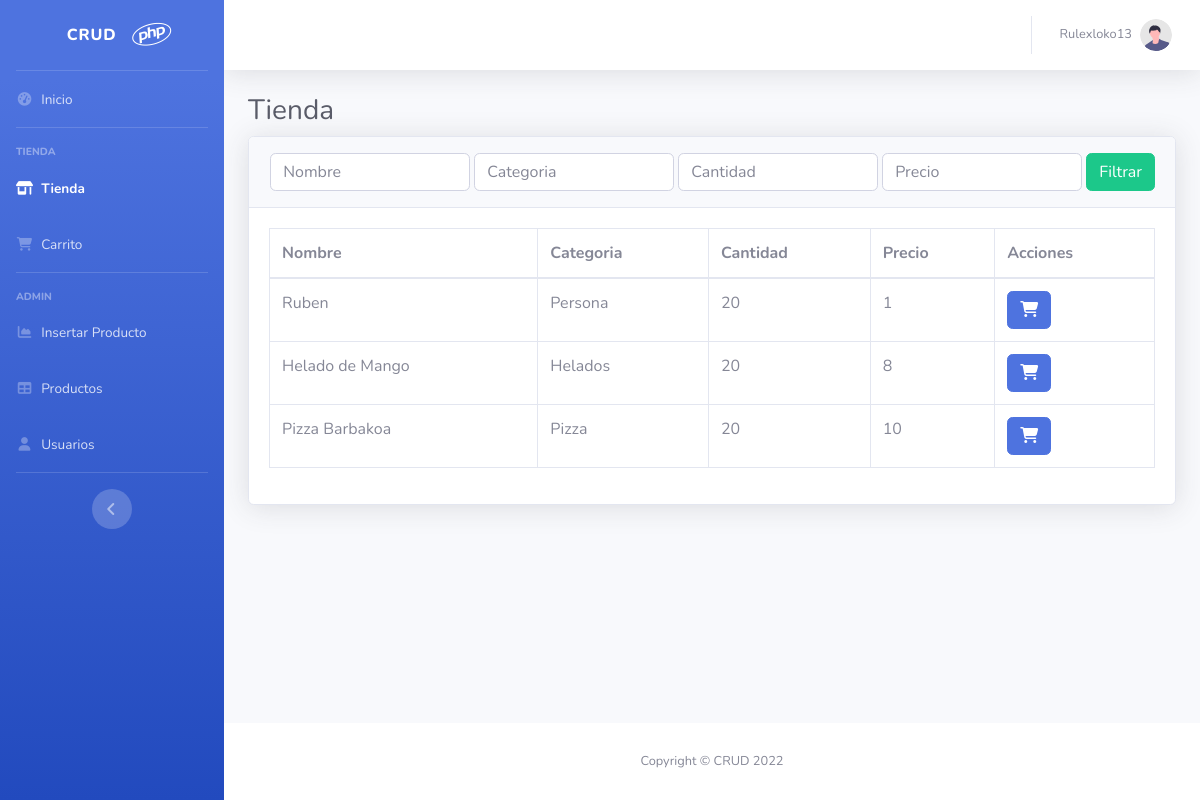
Screenshot of /tienda.php (signed in) with the database file from the repository.
### tables this page shows
CREATE TABLE IF NOT EXISTS `productos` (
  `id` int(11) NOT NULL AUTO_INCREMENT,
  `nombre` varchar(30) NOT NULL,
  `categoria` varchar(30) NOT NULL,
  `cantidad` int(11) NOT NULL,
  `precio` int(11) NOT NULL,
  PRIMARY KEY (`id`)
);

### tienda.php (the view, shortened to what this page needs)
<!DOCTYPE html>
<html lang="en">
<?php
include_once("conexion.php");
    $user = $_SESSION["id_user"];
    $sql = "SELECT * FROM users WHERE id = $user";
    $consulta = mysqli_query($conexion, $sql);
    $fila = $consulta -> fetch_assoc();
    ?>
<head>
    <link rel="stylesheet" href="https://cdn.jsdelivr.net/npm/bootstrap@4.6.2/dist/css/bootstrap.min.css"
>
    <link href="css/sb-admin-2.min.css" rel="stylesheet">
    <link href="vendor/datatables/dataTables.bootstrap4.min.css" rel="stylesheet">
</head>
<body id="page-top">
    <div id="wrapper">
        <ul class="navbar-nav bg-gradient-primary sidebar sidebar-dark accordion" id="accordionSidebar">
            <a class="sidebar-brand d-flex align-items-center justify-content-center" href="index.php">
                <div class="sidebar-brand-text mx-3">CRUD</div>
                <div class="sidebar-brand-icon rotate-n-15">
                    <i class="fa-brands fa-php"></i>
                </div>
            </a>
            <hr class="sidebar-divider my-0">
            <li class="nav-item">
                <a class="nav-link" href="index.php">
                    <i class="fas fa-fw fa-tachometer-alt"></i>
                    <span>Inicio</span></a>
            </li>
            <hr class="sidebar-divider">
            <div class="sidebar-heading">
                Tienda
            </div>
            <li class="nav-item active">
                <a class="nav-link" href="tienda.php">
                    <i class="fas fa-fw fa-shop"></i>
                    <span>Tienda</span></a>
            </li>
            <li class="nav-item">
                <a class="nav-link" href="carrito.php">
                    <i class="fas fa-fw fa-cart-shopping"></i>
                    <span>Carrito</span></a>
            </li>
            <?php if($fila["admin"]) { ?>
            <hr class="sidebar-divider">
            <div class="sidebar-heading">
                Admin
            </div>
            <li class="nav-item">
                <a class="nav-link" href="insert.php">
                    <i class="fas fa-fw fa-chart-area"></i>
                    <span>Insertar Producto</span></a>
            </li>
            <li class="nav-item">
                <a class="nav-link" href="productos.php">
                    <i class="fas fa-fw fa-table"></i>
                    <span>Productos</span></a>
            </li>
            <li class="nav-item">
                <a class="nav-link" href="users.php">
                    <i class="fas fa-fw fa-user"></i>
                    <span>Usuarios</span></a>
            </li>
            <hr class="sidebar-divider d-none d-md-block">
            <?php } ?>
            <div class="text-center d-none d-md-inline">
                <button class="rounded-circle border-0" id="sidebarToggle"></button>
            </div>
        </ul>
        <div id="content-wrapper" class="d-flex flex-column">
            <div id="content">
                <nav class="navbar navbar-expand navbar-light bg-white topbar mb-4 static-top shadow">
                    <ul class="navbar-nav ml-auto">
                        <li class="nav-item dropdown no-arrow">
                            <a class="nav-link dropdown-toggle" href="#" id="userDropdown" role="button"
                                data-toggle="dropdown" aria-haspopup="true" aria-expanded="false">
                                <span
                                    class="mr-2 d-none d-lg-inline text-gray-600 small"><?= $_SESSION["nusuario"]; ?></span>
                                <img class="img-profile rounded-circle" src="img/undraw_profile.svg">
                            </a>
                        </li>
                    </ul>
                </nav>
                <div class="container-fluid">
                    <h1 class="h3 mb-2 text-gray-800">Tienda</h1>
                    <div class="card shadow mb-4">
                        <div class="card-header py-3">
                            <form action="" method="GET" class="d-flex justify-content-end">
                                <input style="width: 200px;" class="form-control mr-1" type="text" placeholder="Nombre"
                                    name="nombre" value="<?php if(isset($_GET["nombre"])){echo($_GET["nombre"]);}?>">
                                <input style="width: 200px;" class="form-control mr-1" type="text"
                                    placeholder="Categoria" name="categoria">
                                <input style="width: 200px;" class="form-control mr-1" type="text"
                                    placeholder="Cantidad" name="cantidad">
                                <input style="width: 200px;" class="form-control mr-1" type=" text" placeholder="Precio"
                                    name="precio">
                                <button id="boton" type="submit" class="btn btn-success d-inline-block" value="1"
                                    name="commandFiltrar">Filtrar</button>
                            </form>
                        </div>
                        <div class="card-body">
                            <div class="table-responsive">
                                <table class="table table-bordered" width="100%" cellspacing="0">
                                    <thead>
                                        <tr>
                                            <th>Nombre</th>
                                            <th>Categoria</th>
                                            <th>Cantidad</th>
                                            <th>Precio</th>
                                            <th>Acciones</th>
                                        </tr>
                                    </thead>
                                    <tbody>
                                        <?php
        $sql2 = "SELECT * FROM `productos` WHERE 1=1 ";
        $consulta = mysqli_query($conexion, $sql2);
        while($fila = $consulta -> fetch_assoc()){
            echo "<tr>";
            echo "<td>".$fila["nombre"]."</td>";
            echo "<td>".$fila["categoria"]."</td>";
            echo "<td>".$fila["cantidad"]."</td>";
            echo "<td>".$fila["precio"]."</td>";
            echo "<td> <form action='./datos.php' method='POST'><button class='btn btn-primary' value='" .$fila["id"]. "'
            name='commandAddCarrito'><i class='fa-solid fa-cart-shopping'></i></button></form></td>";
        }
        ?>
                                </table>
                            </div>
                        </div>
                    </div>
                </div>
            </div>
            <footer class="sticky-footer bg-white">
                <div class="container my-auto">
                    <div class="copyright text-center my-auto">
                        <span>Copyright &copy; CRUD 2022</span>
                    </div>
                </div>
            </footer>
        </div>
    </div>
</body>
</html>

### rows the page displays
productos: nombre "Ruben", categoria "Persona", cantidad "20", precio "1", $fila["id"] 14 (drawn)
productos: nombre "Helado de Mango", categoria "Helados", cantidad "20", precio "8", $fila["id"] 16 (drawn)
productos: nombre "Pizza Barbakoa", categoria "Pizza", cantidad "20", precio "10", $fila["id"] 17 (drawn)

### other values shown
$_SESSION["nusuario"] "Rulexloko13"
